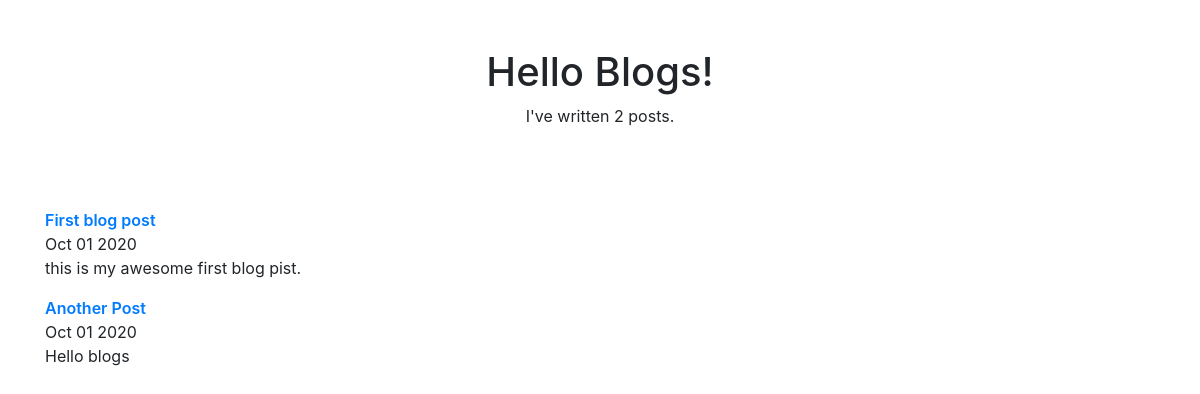
/blog/, run on an earlier commit of the app's database.
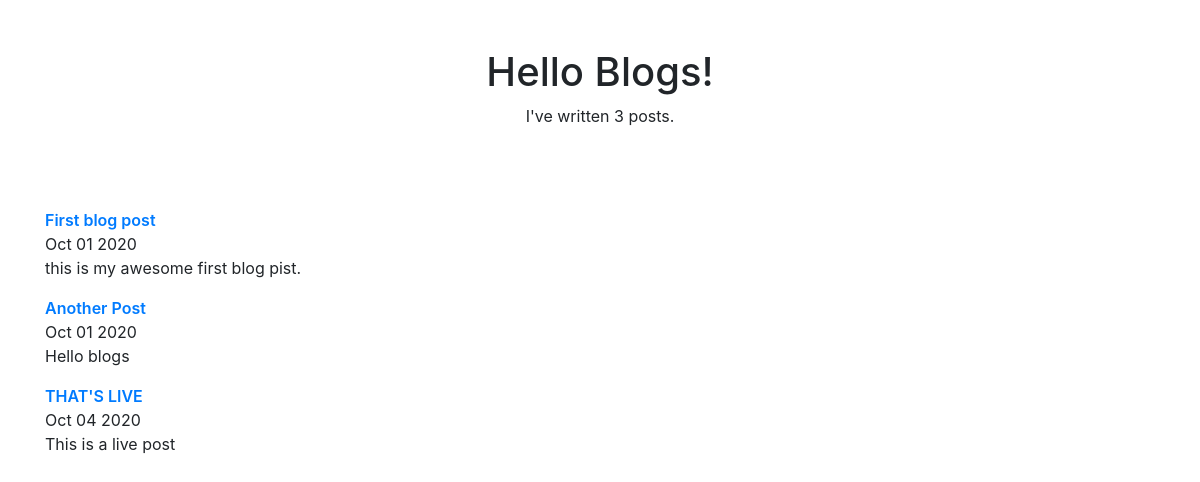
And on a later commit of the database.
### blog/models.py (models this page shows)
class Post(models.Model):
    title=models.CharField(max_length=100)
    description=models.TextField(max_length=2000)
    created_on=models.DateTimeField(auto_now_add=True)
    updated_on=models.DateTimeField(auto_now=True)

### blog/views.py (the view)
# urls.py: path('',views.home,name="all_blogs"),
def home(request):
    posts=Post.objects.all()
    return render(request,'blog/home.html',{'posts':posts})

### blog/templates/blog/home.html (shortened to what this page needs)
{% extends 'portfolio/base.html' %}
{% block content %}
<div class="container">
    <div class="page-intro container text-center">
        <h1>
            Hello Blogs!
        </h1>
        <span>
            I've written {{posts.count}} posts.
        </span>
    </div>
    <div class="body">
        {% for post in posts %}
            <div class="post " >
                <a class="post-title" href="{% url 'blog:single' post.id %}">
                    {{post.title}}
                </a>
                <span class="post-date">
                    {{post.created_on|date:"M d Y"}}
                </span>
                <p class="post-description">
                    {{post.description}}
                </p>
            </div>
        {% endfor %}
    </div>
</div>
{% endblock %}

### portfolio/templates/portfolio/base.html (shortened to what this page needs)
<html>
<head>
    <link rel="stylesheet" href="https://stackpath.bootstrapcdn.com/bootstrap/4.3.1/css/bootstrap.min.css">
</head>
<body>
    {% block content %} {% endblock %}
</body>
</html>

### blog/templates/blog/home.html (style rules this page uses)
.page-intro { margin-top:3rem; margin-bottom:5rem; }
.post-title { display:block; font-size:18x; font-weight:600; }

What changed in the data, as far as the page shows it:
added Post: title "THAT'S LIVE", created_on "Oct 04 2020", description "This is a live post"
Also different on the page:
{{ posts.count }}: "2" → "3"
